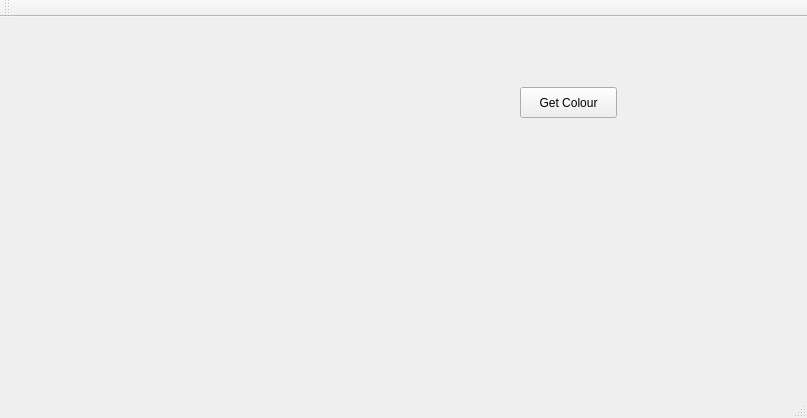
<?xml version="1.0" encoding="UTF-8"?>
<ui version="4.0">
 <class>MainWindow</class>
 <widget class="QMainWindow" name="MainWindow">
  <property name="geometry">
   <rect>
    <x>0</x>
    <y>0</y>
    <width>807</width>
    <height>418</height>
   </rect>
  </property>
  <property name="windowTitle">
   <string>MainWindow</string>
  </property>
  <widget class="QWidget" name="centralWidget">
   <widget class="QLabel" name="label">
    <property name="geometry">
     <rect>
      <x>0</x>
      <y>0</y>
      <width>300</width>
      <height>300</height>
     </rect>
    </property>
    <property name="text">
     <string/>
    </property>
   </widget>
   <widget class="QPushButton" name="pushButton">
    <property name="geometry">
     <rect>
      <x>520</x>
      <y>70</y>
      <width>97</width>
      <height>31</height>
     </rect>
    </property>
    <property name="text">
     <string>Get Colour</string>
    </property>
   </widget>
  </widget>
  <widget class="QMenuBar" name="menuBar">
   <property name="geometry">
    <rect>
     <x>0</x>
     <y>0</y>
     <width>807</width>
     <height>27</height>
    </rect>
   </property>
  </widget>
  <widget class="QToolBar" name="mainToolBar">
   <attribute name="toolBarArea">
    <enum>TopToolBarArea</enum>
   </attribute>
   <attribute name="toolBarBreak">
    <bool>false</bool>
   </attribute>
  </widget>
  <widget class="QStatusBar" name="statusBar"/>
 </widget>
 <layoutdefault spacing="6" margin="11"/>
 <resources/>
 <connections/>
</ui>
